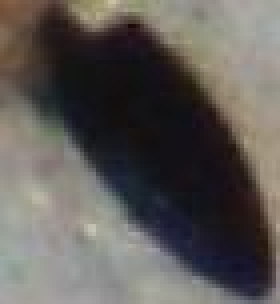
%> input picture 17.jpg, 70 x 76 px (shown 4 times larger)
$ octave principalOvos.m   (GNU Octave 9; MATLAB toolbox functions it lacks are replaced by stand-ins)
%> lines starting %> are read from the running program, lines starting %| are printed output that depends on the picture; in (x1, y1, x2, y2) boxes, pixels count from 0 and x2, y2 are one past the last pixel; in counts of white or black regions, pixels touching at a corner belong together; the program's own positions count from 1
### descArea.m
function result = descArea(im)%recebemos uma imagem

    area = 0;%um contador para contar a area

    %nesse for tudo q for igual a 255 é ovo e contamais um na area
    for i=1:size(im,1)
        for j=1:size(im,2)
            if (im(i,j)==255)
                area = area + 1;
            end
        end
    end


result = area;

### descCor.m
function result = descCor(mascara, im)%recebemos duas imagens
%criamos tr阺 variaveis que v鉶 recer as cores R ,G,B em determinado pixel
    corR = 0;
    corG = 0;
    corB = 0;

    cont = 0;

    %criamos um for que vai somar os pixels iguais a zero em cada camada e
    %armazenara o valor em cada uma das tres variaveis acima
    for i=1:size(im,1)
        for j=1:size(im,2)
            if (mascara(i,j)==0)
                corR = corR+ sum(im(i,j,1));
                corG = corG + sum(im(i,j,2));
                corB = corB + sum(im(i,j,3));
                cont = cont + 1;
            end
        end
    end
    corR
    corG
    corB
    cont
    cores(1) = corR/cont;
    cores(2) = corG/cont;
    cores(3) = corB/cont;


result = cores; %retoma um vetor com os valores das tres variaveis

### descConv.m
function result = descConv(mascara)%recebemos uma imagem

    cont = 0;%novamente criamos um contador

    CH = bwconvhull(mascara);%criamos uma nova variavel que recebe a imagem na qual foi aplicado a fun玢o bwconvhull
    figure(4)
    imshow(CH)

    %nesse for comparamos a imagem mascara e a imagem CH e contamos a area
    %diferente
    for i=1:size(mascara,1)
        for j=1:size(mascara,2)
            if ((CH(i,j)==1) && (mascara(i,j)==0))
                cont = cont + 1;
            end
        end
    end


result = cont;

### descPerimetro.m
function result = descPerimetro(mascara)%recebemos uma imagem


im = bwperim(mascara);%aqui aplicamos a função do perimetro
cont = 0;%criamos um contador para contar o perimetro
for i=1:size(im,1)
    for j=1:size(im,2)
        if(im(i,j)==1)
            cont = cont +1;%percorremos a imagem e sempre contando os pixels que formam o perimetro
        end
    end
end


figure(3)
imshowpair(mascara,im,'montage')%aqui é só pra exibir


result = cont;%retornamos o contador

### principalOvos.m
%veja esse arquivo como a classe principal que chama todos os outros
%m閠odos
clear all
close all

im = imread('17.jpg');
%> im is the input picture: size 76x70x3 uint8; mean R, G, B 94.2, 90.3, 86.9

%canal G
g = im(:,:,2);
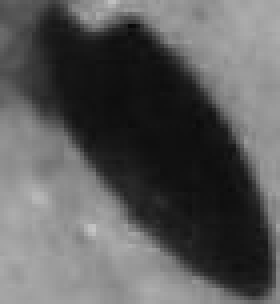
%> g: size 76x70 uint8 (shown 4 times larger); min 9, max 197, mean 90.3
figure(1)
imshow(g)
figure(2)
imshow(im)

%limiariza玢o
pre = g;
for i=1:size(g,1)
    for j=1:size(g,2)
        if (g(i,j)<128)
            pre(i,j)=0;
        else
            pre(i,j)=255;
        end
    end
end
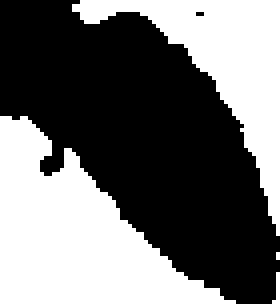
%> pre: size 76x70 uint8 (shown 4 times larger); 43.6% white; 4 white regions (2 under 20 px), largest, box (x1, y1, x2, y2) and area: (0, 29, 59, 76) 1408, (18, 0, 70, 59) 901

pre = double(pre);
pre

% descritor area
resultArea = descArea(pre);
%> after the loop in descArea, `for i=1:size(im,1)`: area = 2320
%> resultArea = 2320
resultArea
%> resultArea = 2320

% descritor cor
resultCor = descCor(pre,im);
%> after the loop in descCor, `for i=1:size(im,1)`: cont = 3000; corB = 132623; corG = 128935; corR = 143723
%> in descCor, `corG`: corG = 128935
%> in descCor, `corB`: corB = 132623
%> in descCor, `cont`: cont = 3000
%> in descCor, `result = cores;`: result = [47.91 42.98 44.21]
%> resultCor = [47.91 42.98 44.21]
resultCor
%> resultCor = [47.91 42.98 44.21]

% descritor convexidade
resultConv = descConv(pre);
%> in descConv, `CH = bwconvhull(mascara);`:
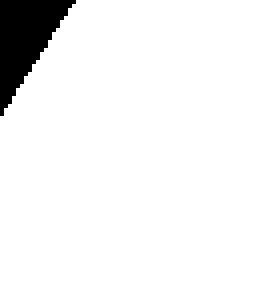
%> CH: size 76x70 logical (shown 4 times larger); 94.8% white; 1 black region, box (x1, y1, x2, y2) and area: (0, 0, 19, 29) 279
%> after the loop in descConv, `for i=1:size(mascara,1)`: cont = 2721
%> resultConv = 2721
resultConv
%> resultConv = 2721

%descritor perimetro
resultPerimetro = descPerimetro(pre);
%> in descPerimetro, `im = bwperim(mascara);`:
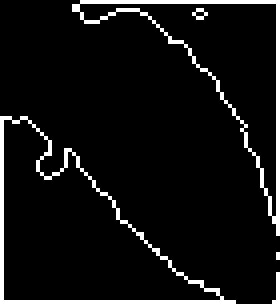
%> im: size 76x70 logical (shown 4 times larger); 7.3% white in thin lines or dots
%> after the loop in descPerimetro, `for i=1:size(im,1)`: cont = 389
%> in descPerimetro, `imshowpair(mascara,im,'montage')`:
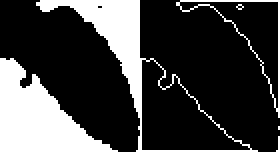
%> displayed picture: size 76x140, on the screen's scale of 0 to 255 (shown 2 times larger); 25.5% white; 6 white regions (3 under 20 px), largest, box (x1, y1, x2, y2) and area: (0, 29, 59, 76) 1408, (18, 0, 129, 76) 1098, (88, 0, 140, 59) 186
%> resultPerimetro = 389
resultPerimetro
%> resultPerimetro = 389

%descrito de brilho

%resultBrilho = descBrilho(pre,mascara);
%resultBrilho


%descritor de quantidade de eros鉶
%resultErosao = descErsao(pre);
%resultErosao
